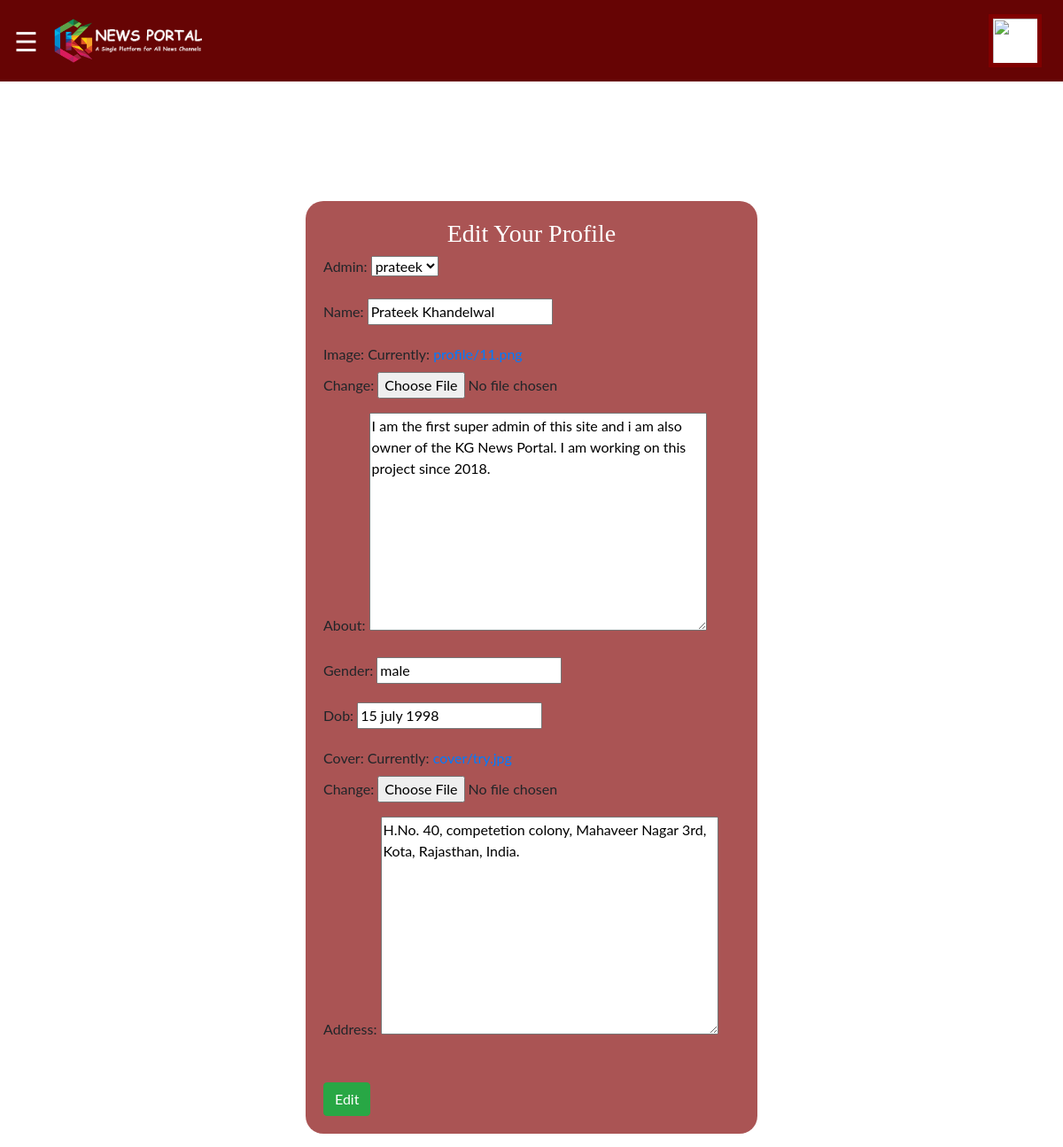
/super_admin/edit_adpro/1/ (signed in), run on the app's committed database.
### super_admin/models.py (models this page shows, shortened)
class Adminprofile(models.Model):
    admin = models.OneToOneField(Admin, on_delete=models.CASCADE)
    name = models.CharField(max_length=50)
    image =models.ImageField(upload_to='profile', default='abcd.jpg')
    about =models.TextField()
    gender =models.CharField(max_length=100)
    dob = models.CharField(max_length=100)
    cover =models.ImageField(upload_to='cover', default='cover.jpg')
    address = models.TextField()

### super_admin/views.py (the view)
# urls.py: path('edit_adpro/<int:id>/', views.edit_adpro, name='edit_adpro'),
def edit_adpro(request, id=None):
    if not request.session.get('myemail'):
        return redirect('u_login')
    uObj = Adminprofile.objects.get(id=id)
    form = AdminprofileForm(request.POST or None, request.FILES or None, instance=uObj)
    if form.is_valid():
        form.save()
        return redirect('ad_profile')
    context = {
        'form': form
    }
    return render(request, 'super_admin/edit_adpro.html', context)

### super_admin/forms.py
class AdminprofileForm(forms.ModelForm):
    class Meta:
        model = Adminprofile
        fields = ('__all__')

### super_admin/models.py (called while the page is built)
    def __str__(self):
        return self.username

### templates/super_admin/edit_adpro.html (shortened to what this page needs)
{% extends 'super_admin/base6.html' %}
{% load static %}
{% block main %}
    <br><br><br><br><br>
 <section>
    <div class="container">
        <div class="row">
            <div class="col-md-3"></div>
            <div class="col-md-6">
                <div style="background-color: #800000ab
                ; padding:20px; margin:15px; border-radius: 20px;">
                    <h3 style="text-align: center; font-family: cursive; color: white;">Edit Your Profile</h3>
                   <form method="post" enctype="multipart/form-data">
                     {{form.as_p}}
    <br>
    <button  class="btn btn-success" type="save" >Edit</button>
</form>
                </div>
            </div>
        </div>
    </div>
    </section>
{%endblock%}

### templates/super_admin/base6.html (style rules this page uses)
body { font-family: "Lato", sans-serif; }

### data on the page
Adminprofile: admin "prateek", name "Prateek Khandelwal", about "I am the first super admin of this site and i am also owner of the KG News Portal. I am working on this project since 2018.", gender "male", dob "15 july 1998", address "H.No. 40, competetion colony, Mahaveer Nagar 3rd, Kota, Rajasthan, India."
